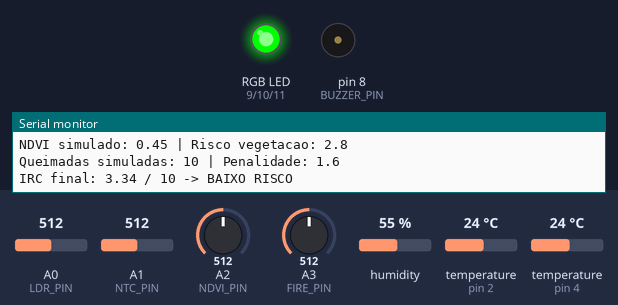
A sketch run on a simulated Arduino Mega 2560, built with avr-gcc and run on an emulated ATmega2560. On the bench: an RGB LED mixed from three pins (HIGH = lit), buzzer (waves = sounding), the last lines printed to the serial monitor. The inputs (shaded band) are chosen by the test bench; at power-on: A1 (NTC_PIN) = 512, humidity 55 %, A0 (LDR_PIN) = 512, A2 (NDVI_PIN) = 512, A3 (FIRE_PIN) = 512, temperature (sensors on pin 2, pin 4) 24 °C.

Above: at 1.3 s.
1.4 s: A1 (NTC_PIN) set to 453
5.3 s: A1 (NTC_PIN) set to 426
At 7.7 s:
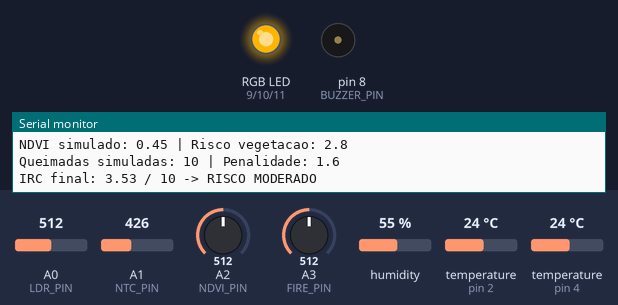
9.2 s: humidity set to 58 %
At 11.2 s:
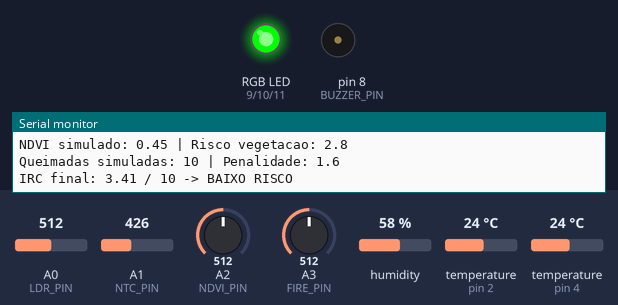
13.1 s: A1 (NTC_PIN) set to 403
17.2 s: A1 (NTC_PIN) set to 388
At 20.2 s:
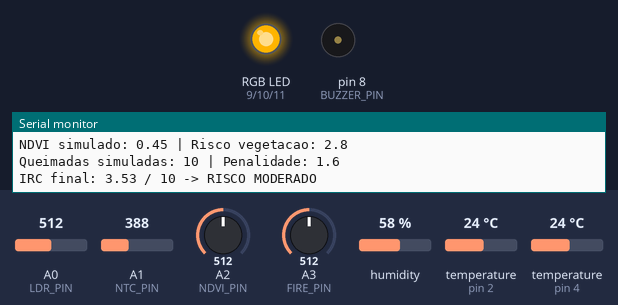
21.1 s: A1 (NTC_PIN) set to 115
At 23.7 s:
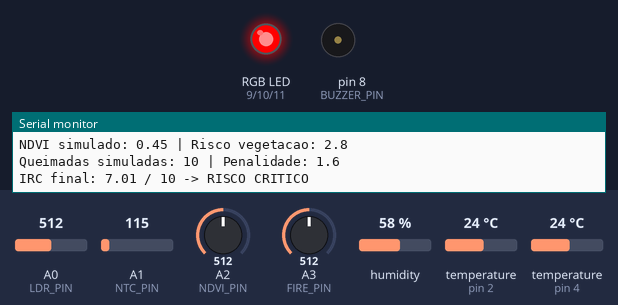
Timing chart, 0 to 29.9 s (numbered marks = the images above; inputs shaded):
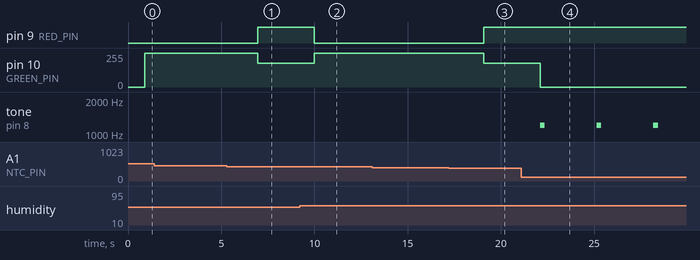

The sketch:

sketch.ino
```cpp
#include <DHT.h>
#include <OneWire.h>
#include <DallasTemperature.h>
#include <math.h>

#define DHT_PIN 2
#define DHT_TYPE DHT22

#define DS18B20_PIN 4
#define LDR_PIN A0
#define NTC_PIN A1
#define NDVI_PIN A2
#define FIRE_PIN A3

#define BUZZER_PIN 8
#define RED_PIN 9
#define GREEN_PIN 10
#define BLUE_PIN 11

DHT dht(DHT_PIN, DHT_TYPE);
OneWire oneWire(DS18B20_PIN);
DallasTemperature ds18b20(&oneWire);

float limitar(float valor, float minimo, float maximo) {
  if (valor < minimo) return minimo;
  if (valor > maximo) return maximo;
  return valor;
}

float normalizar(float valor, float minEntrada, float maxEntrada, float minSaida, float maxSaida) {
  valor = limitar(valor, minEntrada, maxEntrada);
  return (valor - minEntrada) * (maxSaida - minSaida) / (maxEntrada - minEntrada) + minSaida;
}

float lerNTC() {
  int leitura = analogRead(NTC_PIN);

  if (leitura <= 0) leitura = 1;
  if (leitura >= 1023) leitura = 1022;

  const float BETA = 3950;
  float temperatura = 1.0 / (log(1.0 / (1023.0 / leitura - 1.0)) / BETA + 1.0 / 298.15) - 273.15;
  return temperatura;
}

float riscoTemperatura(float temperatura) {
  float bruto = exp(0.12 * (temperatura - 20.0)) - 1.0;
  float maximo = exp(0.12 * (42.0 - 20.0)) - 1.0;
  return limitar((bruto / maximo) * 10.0, 0.0, 10.0);
}

float riscoUmidade(float umidade) {
  float desvio = (umidade - 65.0) / 30.0;
  return limitar(desvio * desvio * 10.0, 0.0, 10.0);
}

float riscoVegetacao(float ndvi) {
  float f2 = -2.5 * log(ndvi);
  float f2Min = -2.5 * log(0.80);
  float f2Max = -2.5 * log(0.10);
  return limitar(((f2 - f2Min) / (f2Max - f2Min)) * 10.0, 0.0, 10.0);
}

float penalidadeQueimadas(int queimadas) {
  return limitar((2.0 * log(queimadas + 1.0)) / log(21.0), 0.0, 2.0);
}

void definirRGB(int r, int g, int b) {
  analogWrite(RED_PIN, r);
  analogWrite(GREEN_PIN, g);
  analogWrite(BLUE_PIN, b);
}

String classificarIRC(float irc) {
  if (irc < 3.5) return "BAIXO RISCO";
  if (irc < 6.5) return "RISCO MODERADO";
  return "RISCO CRITICO";
}

void setup() {
  Serial.begin(9600);

  dht.begin();
  ds18b20.begin();

  pinMode(BUZZER_PIN, OUTPUT);
  pinMode(RED_PIN, OUTPUT);
  pinMode(GREEN_PIN, OUTPUT);
  pinMode(BLUE_PIN, OUTPUT);

  definirRGB(0, 0, 0);

  Serial.println("=======================================");
  Serial.println("       ClimaX Edge - Arduino Mega       ");
  Serial.println(" Monitoramento Climatico Urbano / IRC  ");
  Serial.println("=======================================");
}

void loop() {
  float temperaturaAr = dht.readTemperature();
  float umidade = dht.readHumidity();

  ds18b20.requestTemperatures();
  float temperaturaSuperficie = ds18b20.getTempCByIndex(0);
  float temperaturaNTC = lerNTC();

  if (isnan(temperaturaAr)) temperaturaAr = 25.0;
  if (isnan(umidade)) umidade = 65.0;
  if (temperaturaSuperficie < -50 || temperaturaSuperficie > 125) {
    temperaturaSuperficie = temperaturaAr;
  }

  int leituraLDR = analogRead(LDR_PIN);
  int leituraNDVI = analogRead(NDVI_PIN);
  int leituraFire = analogRead(FIRE_PIN);

  float ndvi = normalizar(leituraNDVI, 0, 1023, 0.10, 0.80);
  int queimadas = (int)normalizar(leituraFire, 0, 1023, 0, 20);

  float temperaturaMedia = (temperaturaAr + temperaturaSuperficie + temperaturaNTC) / 3.0;

  float rTemp = riscoTemperatura(temperaturaMedia);
  float rUmid = riscoUmidade(umidade);
  float rVeg = riscoVegetacao(ndvi);
  float rLuz = normalizar(leituraLDR, 0, 1023, 0, 10);
  float pQueimada = penalidadeQueimadas(queimadas);
  float irc = (0.40 * rTemp) + (0.30 * rVeg) + (0.20 * rUmid) + (0.10 * rLuz) + pQueimada;
  irc = limitar(irc, 0.0, 10.0);

  String status = classificarIRC(irc);

  if (irc < 3.5) {
    definirRGB(0, 255, 0);      // verde
    noTone(BUZZER_PIN);
  } else if (irc < 6.5) {
    definirRGB(255, 180, 0);    // amarelo
    noTone(BUZZER_PIN);
  } else {
    definirRGB(255, 0, 0);      // vermelho
    tone(BUZZER_PIN, 1200, 250);
  }

  Serial.println("---------------------------------------");
  Serial.print("Temperatura do ar: ");
  Serial.print(temperaturaAr, 1);
  Serial.println(" C");

  Serial.print("Temperatura superficie DS18B20: ");
  Serial.print(temperaturaSuperficie, 1);
  Serial.println(" C");

  Serial.print("Temperatura NTC: ");
  Serial.print(temperaturaNTC, 1);
  Serial.println(" C");

  Serial.print("Umidade: ");
  Serial.print(umidade, 1);
  Serial.println(" %");

  Serial.print("Luminosidade LDR: ");
  Serial.print(leituraLDR);
  Serial.print(" | Risco luz: ");
  Serial.println(rLuz, 1);

  Serial.print("NDVI simulado: ");
  Serial.print(ndvi, 2);
  Serial.print(" | Risco vegetacao: ");
  Serial.println(rVeg, 1);

  Serial.print("Queimadas simuladas: ");
  Serial.print(queimadas);
  Serial.print(" | Penalidade: ");
  Serial.println(pQueimada, 1);

  Serial.print("IRC final: ");
  Serial.print(irc, 2);
  Serial.print(" / 10 -> ");
  Serial.println(status);

  delay(2000);
}
```

Measured:
- the behaviour switches between 436 and 435 on A1 (NTC_PIN) (found by bisection; images 0 and 1)
- the behaviour switches between 55 and 56 % on humidity (found by bisection; images 1 and 2)
- the behaviour switches between 396 and 395 on A1 (NTC_PIN) (found by bisection; images 2 and 3)
- after the input at 5.3 s, pin 9 (RED_PIN): LOW → HIGH after 1.7 s; pin 10 (GREEN_PIN): 255/255 → 180/255 after 1.7 s
- after the input at 9.2 s, pin 9 (RED_PIN): HIGH → LOW after 0.78 s; pin 10 (GREEN_PIN): 180/255 → 255/255 after 0.78 s
- after the input at 17.2 s, pin 9 (RED_PIN): LOW → HIGH after 1.9 s; pin 10 (GREEN_PIN): 255/255 → 180/255 after 1.9 s
- after the input at 21.1 s, pin 10 (GREEN_PIN): 180/255 → 0/255 after 1.0 s; tone on pin 8 (BUZZER_PIN): alternates 1200 Hz for 0.25 s and silent for 2.8 s, starting after 1.0 s
